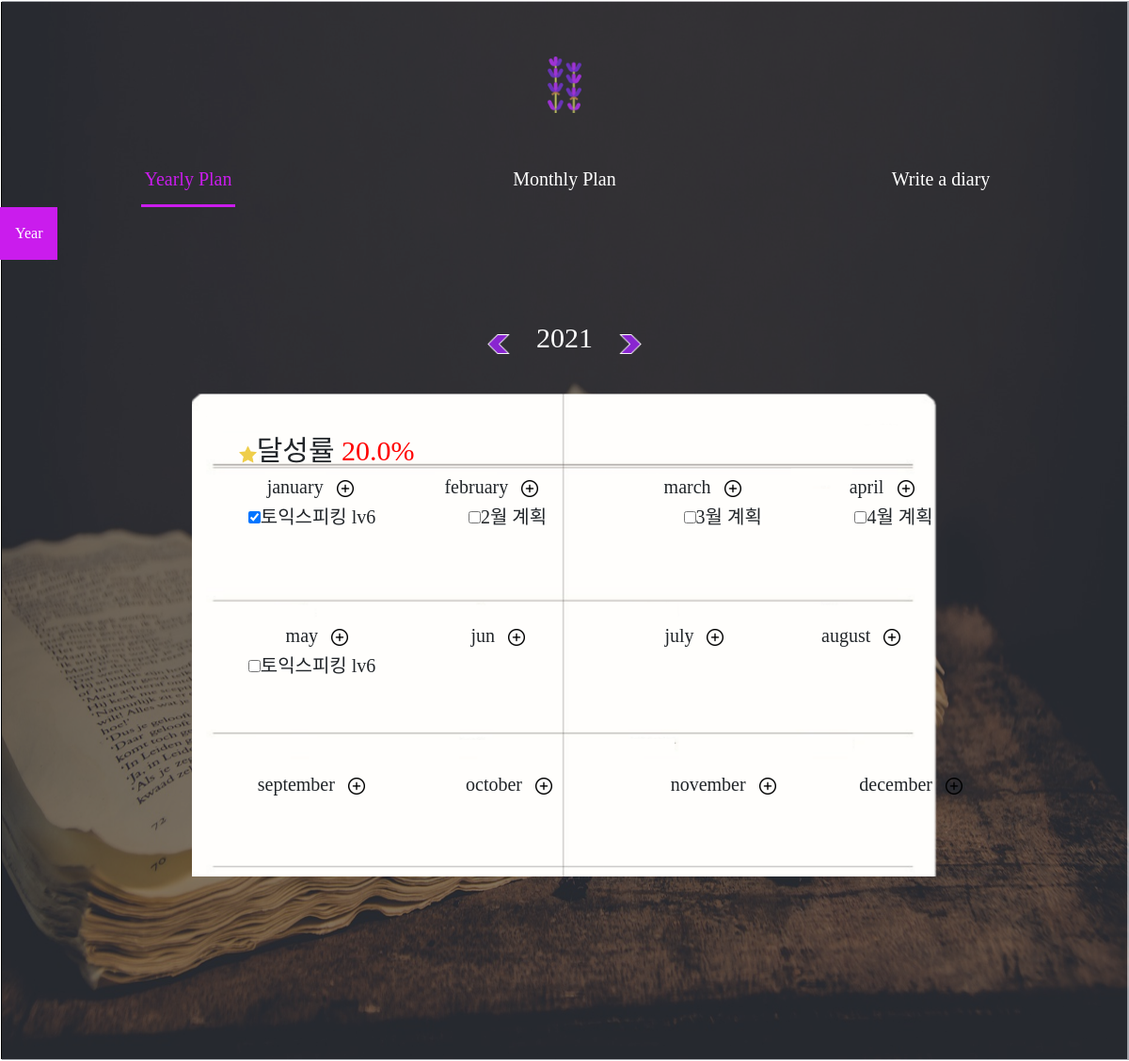
Page /yearly/ on the earlier database version.
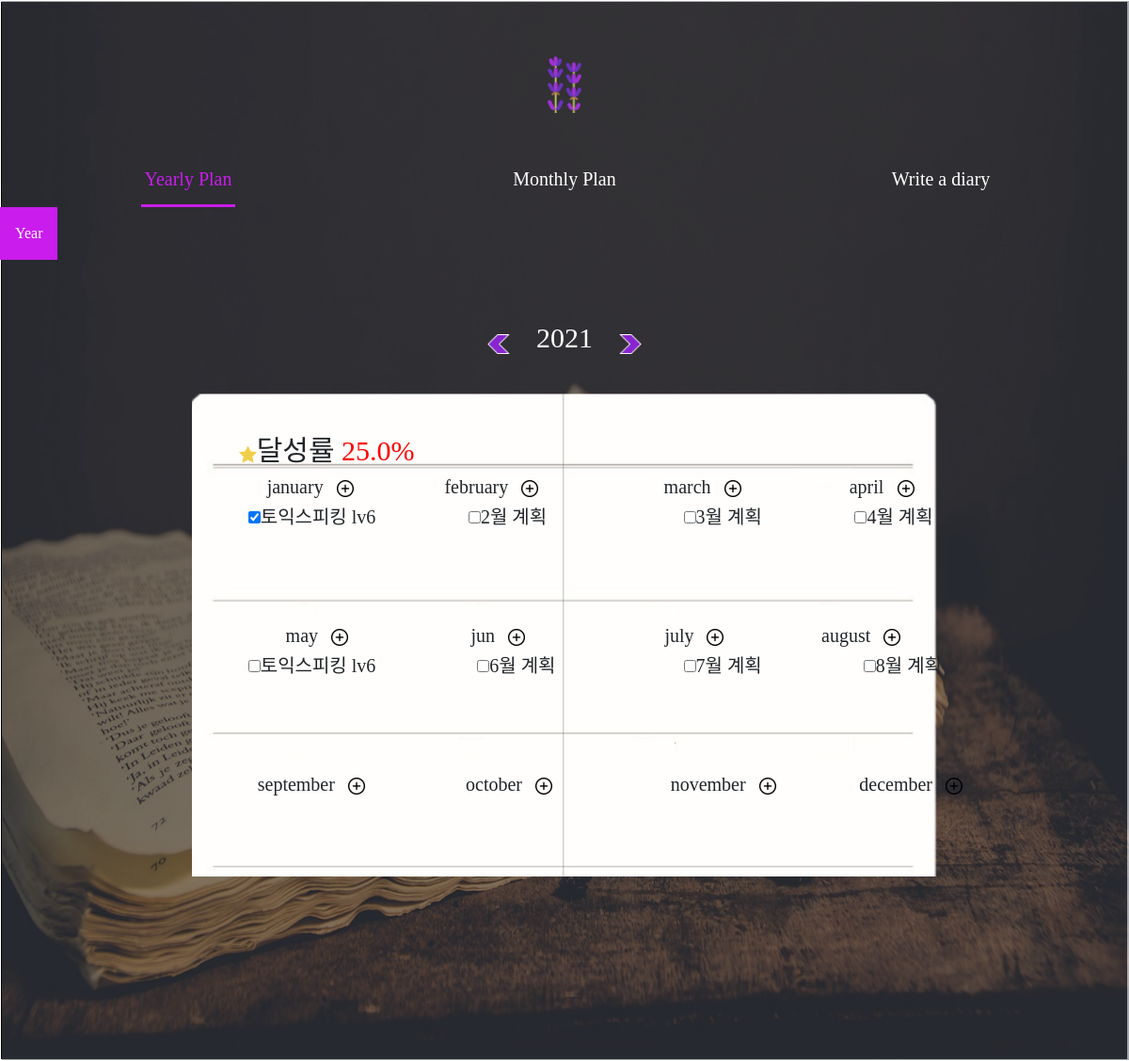
Same page on the later database version.
### diary_app/models.py (models this page shows)
class Yearly(models.Model):
    title2=models.CharField(max_length=50, blank=False)#목표
    box2=models.IntegerField(blank=False, default=0) #체크박스여부
    year1=models.IntegerField(blank=False, default=2021) #연도

### diary_app/views.py (the view)
# urls.py: path('yearly/', views.yearly, name='yearly'),
def yearly(request):
    if Yearly.objects is not None:
        content=Yearly.objects
        year=2021
        q = Yearly.objects.annotate(num=Count('id'))
        q_2 = Yearly.objects.annotate(num=Count('box2'))
        count=0
        for i in q:
            count=count+1
        count_2=0
        for j in q_2:
            if j.box2==1:
                count_2=count_2+1
        count=count_2/count*100
        return render(request,'yearly.html',{'check':content, 'count':count, 'n' : range(1), 'year':year})
    else:
        return render(request,'yearly.html')

### diary_app/templates/yearly.html (shortened to what the changed rows need)
<!DOCTYPE html>
<html lang="en">
<head>
    <link href="/static/css/yearly.css" rel="stylesheet" />
    <link rel="stylesheet" href="https://cdn.jsdelivr.net/npm/bootstrap@4.5.3/dist/css/bootstrap.min.css">
</head>
<body>
    <div class="entry">
        <h5 style="font-size:30px; margin-left: 5%;"><img src="/static/star.png" style="width: 2%;">달성률 <wr style="color: red;">
            {{count}}%</wr> </h5>
        {% if year == 2021 %}
        <h5 style="margin-left: 6%;">
            {% for turn in check.all %}
            {% if turn.year1 == year %}
                {% if turn.id == 1 %}
                    {% for i in n %}
                        <wr>
                            <a><input type="checkbox" name="box2" value="1" id="chk1" onclick="chk();" checked>{{turn.title2}}</button>
                        </wr>
                    {% endfor %}
                {% elif turn.id == 2  %}
                    <wr style="margin-left: 10%;">
                        {% for i in n %}
                        <a><input type="checkbox" id="chk1" onclick="chk();">{{turn.title2}}</a>
                        {% endfor %}
                    </wr>
                {% elif turn.id == 3  %}
                    <wr style="margin-left: 15%;">
                        {% for i in n %}
                        <a><input type="checkbox" id="chk1" onclick="chk();">{{turn.title2}}</a>
                        {% endfor %}
                    </wr>
                {% elif turn.id == 4  %}
                    <wr style="margin-left: 10%;">
                        {% for i in n %}
                        <a><input type="checkbox" id="chk1" onclick="chk();">{{turn.title2}}</a>
                        {% endfor %}
                    </wr>
                {% endif %}
            {% endif %}
            {% endfor %}
        </h5>
        <h5 style="margin-left: 6%;">
            {% for turn in check.all %}
            {% if turn.year1 == year %}
            {% if turn.id == 5 %}
                {% for i in n %}
                <wr style="margin-left: 0;">
                    <a><input type="checkbox" id="chk1" onclick="chk();">{{turn.title2}}</a>
                </wr>
                {% endfor %}
            {% elif turn.id == 6  %}
                <wr style="margin-left: 11%;">
                    {% for i in n %}
                    <a><input type="checkbox" id="chk1" onclick="chk();">{{turn.title2}}</a>
                    {% endfor %}
                </wr>
            {% elif turn.id == 7  %}
                <wr style="margin-left: 14%;">
                    {% for i in n %}
                    <a><input type="checkbox" id="chk1" onclick="chk();">{{turn.title2}}</a>
                    {% endfor %}
                </wr>
            {% elif turn.id == 8  %}
                <wr style="margin-left: 11%;">
                    {% for i in n %}
                    <a><input type="checkbox" id="chk1" onclick="chk();">{{turn.title2}}</a>
                    {% endfor %}
                </wr>
            {% endif %}
            {% endif %}
            {% endfor %}
        </h5>
        {% endif %}
    </div>
</body>
</html>

Differences in the rows shown:
added Yearly: title2 "6월 계획", shown under "may jun july august"
added Yearly: title2 "7월 계획", shown under "may jun july august"
added Yearly: title2 "8월 계획", shown under "may jun july august"
Other differences:
{{ count }}: "20.0" → "25.0"
